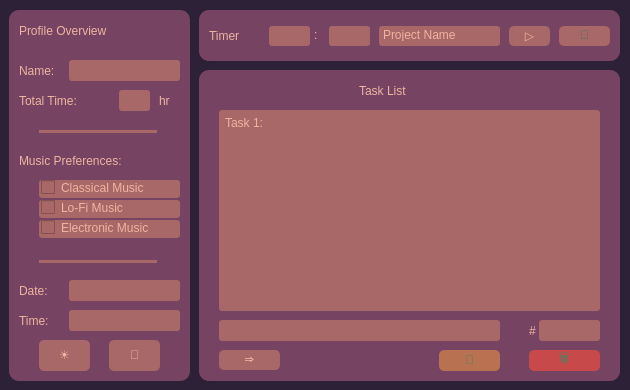
<?xml version="1.0" encoding="UTF-8"?>
<ui version="4.0">
 <class>MainWindow</class>
 <widget class="QMainWindow" name="MainWindow">
  <property name="geometry">
   <rect>
    <x>0</x>
    <y>0</y>
    <width>630</width>
    <height>390</height>
   </rect>
  </property>
  <property name="windowTitle">
   <string>MainWindow</string>
  </property>
  <widget class="QWidget" name="centralwidget">
   <widget class="QFrame" name="window">
    <property name="geometry">
     <rect>
      <x>-11</x>
      <y>-10</y>
      <width>671</width>
      <height>441</height>
     </rect>
    </property>
    <property name="maximumSize">
     <size>
      <width>671</width>
      <height>441</height>
     </size>
    </property>
    <property name="autoFillBackground">
     <bool>false</bool>
    </property>
    <property name="styleSheet">
     <string notr="true">QFrame {
	background-color: #2c2137;
	border-radius: 10px;
}</string>
    </property>
    <property name="frameShape">
     <enum>QFrame::StyledPanel</enum>
    </property>
    <property name="frameShadow">
     <enum>QFrame::Raised</enum>
    </property>
    <widget class="QFrame" name="window_2">
     <property name="geometry">
      <rect>
       <x>20</x>
       <y>20</y>
       <width>181</width>
       <height>371</height>
      </rect>
     </property>
     <property name="styleSheet">
      <string notr="true">QFrame {
	background-color: #764462;
	border-radius: 10px;
}</string>
     </property>
     <property name="frameShape">
      <enum>QFrame::StyledPanel</enum>
     </property>
     <property name="frameShadow">
      <enum>QFrame::Raised</enum>
     </property>
     <widget class="QFrame" name="frame_grip_2">
      <property name="geometry">
       <rect>
        <x>490</x>
        <y>270</y>
        <width>19</width>
        <height>19</height>
       </rect>
      </property>
      <property name="styleSheet">
       <string notr="true">QFrame {
border-radius: 10px;
}</string>
      </property>
      <property name="frameShape">
       <enum>QFrame::StyledPanel</enum>
      </property>
      <property name="frameShadow">
       <enum>QFrame::Raised</enum>
      </property>
     </widget>
     <widget class="QLabel" name="DNALabel">
      <property name="geometry">
       <rect>
        <x>10</x>
        <y>-10</y>
        <width>161</width>
        <height>61</height>
       </rect>
      </property>
      <property name="styleSheet">
       <string notr="true">QLabel {
	border-radius: 3px;
	color: #edb4a1;
	font: 25 13pt &quot;Cascadia Code Light&quot;;
}</string>
      </property>
      <property name="text">
       <string>Profile Overview</string>
      </property>
     </widget>
     <widget class="QLabel" name="DNALabel_9">
      <property name="geometry">
       <rect>
        <x>10</x>
        <y>50</y>
        <width>51</width>
        <height>21</height>
       </rect>
      </property>
      <property name="styleSheet">
       <string notr="true">QLabel {
	border-radius: 3px;
	color: #edb4a1;
	font: 25 11pt &quot;Cascadia Code Light&quot;;
}</string>
      </property>
      <property name="text">
       <string>Name:</string>
      </property>
     </widget>
     <widget class="QLineEdit" name="name">
      <property name="geometry">
       <rect>
        <x>60</x>
        <y>50</y>
        <width>111</width>
        <height>21</height>
       </rect>
      </property>
      <property name="styleSheet">
       <string notr="true">QLineEdit {
	border-radius: 3px;
	background-color: #a96868;
	color: #edb4a1;
	padding: 2px;
	padding-bottom: 5px;	
	
	font: 63 8pt &quot;Cascadia Code SemiBold&quot;;
}</string>
      </property>
      <property name="text">
       <string/>
      </property>
     </widget>
     <widget class="QLabel" name="DNALabel_10">
      <property name="geometry">
       <rect>
        <x>10</x>
        <y>80</y>
        <width>101</width>
        <height>21</height>
       </rect>
      </property>
      <property name="styleSheet">
       <string notr="true">QLabel {
	border-radius: 3px;
	color: #edb4a1;
	font: 25 11pt &quot;Cascadia Code Light&quot;;
}</string>
      </property>
      <property name="text">
       <string>Total Time:</string>
      </property>
     </widget>
     <widget class="QLineEdit" name="total_time">
      <property name="geometry">
       <rect>
        <x>110</x>
        <y>80</y>
        <width>31</width>
        <height>21</height>
       </rect>
      </property>
      <property name="styleSheet">
       <string notr="true">QLineEdit {
	border-radius: 3px;
	background-color: #a96868;
	color: #edb4a1;
	padding: 2px;
	padding-bottom: 5px;	
	font: 63 8pt &quot;Cascadia Code SemiBold&quot;;
}</string>
      </property>
      <property name="text">
       <string/>
      </property>
      <property name="readOnly">
       <bool>true</bool>
      </property>
     </widget>
     <widget class="QLabel" name="DNALabel_11">
      <property name="geometry">
       <rect>
        <x>150</x>
        <y>80</y>
        <width>21</width>
        <height>21</height>
       </rect>
      </property>
      <property name="styleSheet">
       <string notr="true">QLabel {
	border-radius: 3px;
	color: #edb4a1;
	font: 25 11pt &quot;Cascadia Code Light&quot;;
}</string>
      </property>
      <property name="text">
       <string>hr</string>
      </property>
     </widget>
     <widget class="Line" name="line">
      <property name="geometry">
       <rect>
        <x>30</x>
        <y>120</y>
        <width>118</width>
        <height>3</height>
       </rect>
      </property>
      <property name="styleSheet">
       <string notr="true">background-color: #a96868;
border-radius: 8px;</string>
      </property>
      <property name="orientation">
       <enum>Qt::Horizontal</enum>
      </property>
     </widget>
     <widget class="QLabel" name="DNALabel_13">
      <property name="geometry">
       <rect>
        <x>10</x>
        <y>140</y>
        <width>171</width>
        <height>21</height>
       </rect>
      </property>
      <property name="styleSheet">
       <string notr="true">QLabel {
	border-radius: 3px;
	color: #edb4a1;
	font: 25 11pt &quot;Cascadia Code Light&quot;;
}</string>
      </property>
      <property name="text">
       <string>Music Preferences:</string>
      </property>
     </widget>
     <widget class="QCheckBox" name="classic">
      <property name="geometry">
       <rect>
        <x>30</x>
        <y>170</y>
        <width>141</width>
        <height>18</height>
       </rect>
      </property>
      <property name="styleSheet">
       <string notr="true">border-radius: 3px;
	background-color: #a96868;
	color: #edb4a1;
	padding: 2px;
	padding-bottom: 5px;	
	font: 63 8pt &quot;Cascadia Code SemiBold&quot;;</string>
      </property>
      <property name="text">
       <string>Classical Music</string>
      </property>
      <property name="tristate">
       <bool>false</bool>
      </property>
     </widget>
     <widget class="QCheckBox" name="electronic">
      <property name="geometry">
       <rect>
        <x>30</x>
        <y>210</y>
        <width>141</width>
        <height>18</height>
       </rect>
      </property>
      <property name="styleSheet">
       <string notr="true">border-radius: 3px;
	background-color: #a96868;
	color: #edb4a1;
	padding: 2px;
	padding-bottom: 5px;	
	font: 63 8pt &quot;Cascadia Code SemiBold&quot;;</string>
      </property>
      <property name="text">
       <string>Electronic Music</string>
      </property>
     </widget>
     <widget class="QCheckBox" name="lofi">
      <property name="geometry">
       <rect>
        <x>30</x>
        <y>190</y>
        <width>141</width>
        <height>18</height>
       </rect>
      </property>
      <property name="styleSheet">
       <string notr="true">border-radius: 3px;
	background-color: #a96868;
	color: #edb4a1;
	padding: 2px;
	padding-bottom: 5px;	
	font: 63 8pt &quot;Cascadia Code SemiBold&quot;;</string>
      </property>
      <property name="text">
       <string>Lo-Fi Music</string>
      </property>
     </widget>
     <widget class="Line" name="line_2">
      <property name="geometry">
       <rect>
        <x>30</x>
        <y>250</y>
        <width>118</width>
        <height>3</height>
       </rect>
      </property>
      <property name="styleSheet">
       <string notr="true">background-color: #a96868;
border-radius: 8px;</string>
      </property>
      <property name="orientation">
       <enum>Qt::Horizontal</enum>
      </property>
     </widget>
     <widget class="QLabel" name="DNALabel_14">
      <property name="geometry">
       <rect>
        <x>10</x>
        <y>270</y>
        <width>161</width>
        <height>21</height>
       </rect>
      </property>
      <property name="styleSheet">
       <string notr="true">QLabel {
	border-radius: 3px;
	color: #edb4a1;
	font: 25 11pt &quot;Cascadia Code Light&quot;;
}</string>
      </property>
      <property name="text">
       <string>Date:</string>
      </property>
     </widget>
     <widget class="QLabel" name="DNALabel_15">
      <property name="geometry">
       <rect>
        <x>10</x>
        <y>300</y>
        <width>161</width>
        <height>21</height>
       </rect>
      </property>
      <property name="styleSheet">
       <string notr="true">QLabel {
	border-radius: 3px;
	color: #edb4a1;
	font: 25 11pt &quot;Cascadia Code Light&quot;;
}</string>
      </property>
      <property name="text">
       <string>Time:</string>
      </property>
     </widget>
     <widget class="QPushButton" name="am_bt">
      <property name="geometry">
       <rect>
        <x>30</x>
        <y>330</y>
        <width>51</width>
        <height>31</height>
       </rect>
      </property>
      <property name="styleSheet">
       <string notr="true">QPushButton {
	border-radius: 5px;
	color: #edb4a1;
	background-color: #a96868;
	font: 11pt &quot;Cascadia Code&quot;;
	padding-bottom: 2px;
}
QPushButton::hover {
	color: rgb(203, 154, 138);
	background-color:  rgb(149, 92, 92);
}
QPushButton::disabled {
	color: rgb(108, 108, 108);
	background-color: rgb(163, 163, 163);
}</string>
      </property>
      <property name="text">
       <string>☀️</string>
      </property>
     </widget>
     <widget class="QPushButton" name="pm_bt">
      <property name="geometry">
       <rect>
        <x>100</x>
        <y>330</y>
        <width>51</width>
        <height>31</height>
       </rect>
      </property>
      <property name="styleSheet">
       <string notr="true">QPushButton {
	border-radius: 5px;
	color: #edb4a1;
	background-color: #a96868;
	font: 11pt &quot;Cascadia Code&quot;;
	padding-bottom: 2px;
}
QPushButton::hover {
	color: rgb(203, 154, 138);
	background-color:  rgb(149, 92, 92);
}
QPushButton::disabled {
	color: rgb(108, 108, 108);
	background-color: rgb(163, 163, 163);
}</string>
      </property>
      <property name="text">
       <string>🌚</string>
      </property>
     </widget>
     <widget class="QLineEdit" name="date">
      <property name="geometry">
       <rect>
        <x>60</x>
        <y>270</y>
        <width>111</width>
        <height>21</height>
       </rect>
      </property>
      <property name="styleSheet">
       <string notr="true">QLineEdit {
	border-radius: 3px;
	background-color: #a96868;
	color: #edb4a1;
	padding: 2px;
	padding-bottom: 5px;	
	
	font: 63 8pt &quot;Cascadia Code SemiBold&quot;;
}</string>
      </property>
      <property name="text">
       <string/>
      </property>
      <property name="readOnly">
       <bool>true</bool>
      </property>
     </widget>
     <widget class="QLineEdit" name="time_input">
      <property name="geometry">
       <rect>
        <x>60</x>
        <y>300</y>
        <width>111</width>
        <height>21</height>
       </rect>
      </property>
      <property name="styleSheet">
       <string notr="true">QLineEdit {
	border-radius: 3px;
	background-color: #a96868;
	color: #edb4a1;
	padding: 2px;
	padding-bottom: 5px;	
	
	font: 63 8pt &quot;Cascadia Code SemiBold&quot;;
}</string>
      </property>
      <property name="text">
       <string/>
      </property>
      <property name="readOnly">
       <bool>true</bool>
      </property>
     </widget>
    </widget>
    <widget class="QFrame" name="window_3">
     <property name="geometry">
      <rect>
       <x>210</x>
       <y>20</y>
       <width>421</width>
       <height>51</height>
      </rect>
     </property>
     <property name="styleSheet">
      <string notr="true">QFrame {
	background-color: #764462;
	border-radius: 10px;
}</string>
     </property>
     <property name="frameShape">
      <enum>QFrame::StyledPanel</enum>
     </property>
     <property name="frameShadow">
      <enum>QFrame::Raised</enum>
     </property>
     <widget class="QFrame" name="frame_grip_3">
      <property name="geometry">
       <rect>
        <x>490</x>
        <y>270</y>
        <width>19</width>
        <height>19</height>
       </rect>
      </property>
      <property name="styleSheet">
       <string notr="true">QFrame {
border-radius: 10px;
}</string>
      </property>
      <property name="frameShape">
       <enum>QFrame::StyledPanel</enum>
      </property>
      <property name="frameShadow">
       <enum>QFrame::Raised</enum>
      </property>
     </widget>
     <widget class="QLineEdit" name="min">
      <property name="geometry">
       <rect>
        <x>70</x>
        <y>16</y>
        <width>41</width>
        <height>20</height>
       </rect>
      </property>
      <property name="styleSheet">
       <string notr="true">QLineEdit {
	border-radius: 3px;
	background-color: #a96868;
	color: #edb4a1;
	padding: 2px;
	padding-bottom: 5px;	
	font: 63 8pt &quot;Cascadia Code SemiBold&quot;;
}</string>
      </property>
      <property name="text">
       <string/>
      </property>
     </widget>
     <widget class="QLabel" name="DNALabel_8">
      <property name="geometry">
       <rect>
        <x>10</x>
        <y>0</y>
        <width>51</width>
        <height>51</height>
       </rect>
      </property>
      <property name="styleSheet">
       <string notr="true">QLabel {
	border-radius: 3px;
	color: #edb4a1;
	font: 25 13pt &quot;Cascadia Code Light&quot;;
}</string>
      </property>
      <property name="text">
       <string>Timer</string>
      </property>
     </widget>
     <widget class="QPushButton" name="start_bt">
      <property name="geometry">
       <rect>
        <x>310</x>
        <y>16</y>
        <width>41</width>
        <height>20</height>
       </rect>
      </property>
      <property name="styleSheet">
       <string notr="true">QPushButton {
	border-radius: 5px;
	color: #edb4a1;
	background-color: #a96868;
	font: 11pt &quot;Cascadia Code&quot;;
	padding-bottom: 2px;
}
QPushButton::hover {
	color: rgb(203, 154, 138);
	background-color:  rgb(149, 92, 92);
}
QPushButton::disabled {
	color: rgb(108, 108, 108);
	background-color: rgb(163, 163, 163);
}</string>
      </property>
      <property name="text">
       <string>▷</string>
      </property>
     </widget>
     <widget class="QPushButton" name="music_bt">
      <property name="geometry">
       <rect>
        <x>360</x>
        <y>16</y>
        <width>51</width>
        <height>20</height>
       </rect>
      </property>
      <property name="styleSheet">
       <string notr="true">QPushButton {
	border-radius: 5px;
	color: rgb(72, 112, 86);
	background-color: #a96868;
	font: 11pt &quot;Cascadia Code&quot;;
	padding-bottom: 2px;
}
QPushButton::hover {
	color: rgb(203, 154, 138);
	background-color: rgb(149, 92, 92);
}
QPushButton::disabled {
	color: rgb(108, 108, 108);
	background-color: rgb(163, 163, 163);
}</string>
      </property>
      <property name="text">
       <string>🎼</string>
      </property>
     </widget>
     <widget class="QLineEdit" name="project_name">
      <property name="geometry">
       <rect>
        <x>180</x>
        <y>16</y>
        <width>121</width>
        <height>20</height>
       </rect>
      </property>
      <property name="styleSheet">
       <string notr="true">QLineEdit {
	border-radius: 3px;
	background-color: #a96868;
	color: #edb4a1;
	padding: 2px;
	padding-bottom: 5px;	
	font: 63 8pt &quot;Cascadia Code SemiBold&quot;;
}</string>
      </property>
      <property name="inputMask">
       <string/>
      </property>
      <property name="text">
       <string>Project Name</string>
      </property>
     </widget>
     <widget class="QLabel" name="DNALabel_12">
      <property name="geometry">
       <rect>
        <x>115</x>
        <y>9</y>
        <width>16</width>
        <height>31</height>
       </rect>
      </property>
      <property name="styleSheet">
       <string notr="true">QLabel {
	border-radius: 3px;
	color: #edb4a1;
	font: 25 11pt &quot;Cascadia Code Light&quot;;
}</string>
      </property>
      <property name="text">
       <string>:</string>
      </property>
     </widget>
     <widget class="QLineEdit" name="sec">
      <property name="geometry">
       <rect>
        <x>130</x>
        <y>16</y>
        <width>41</width>
        <height>20</height>
       </rect>
      </property>
      <property name="styleSheet">
       <string notr="true">QLineEdit {
	border-radius: 3px;
	background-color: #a96868;
	color: #edb4a1;
	padding: 2px;
	padding-bottom: 5px;	
	font: 63 8pt &quot;Cascadia Code SemiBold&quot;;
}</string>
      </property>
      <property name="text">
       <string/>
      </property>
     </widget>
    </widget>
    <widget class="QFrame" name="window_4">
     <property name="geometry">
      <rect>
       <x>210</x>
       <y>80</y>
       <width>421</width>
       <height>311</height>
      </rect>
     </property>
     <property name="styleSheet">
      <string notr="true">QFrame {
	background-color: #764462;
	border-radius: 10px;
}</string>
     </property>
     <property name="frameShape">
      <enum>QFrame::StyledPanel</enum>
     </property>
     <property name="frameShadow">
      <enum>QFrame::Raised</enum>
     </property>
     <widget class="QFrame" name="frame_grip_5">
      <property name="geometry">
       <rect>
        <x>490</x>
        <y>270</y>
        <width>19</width>
        <height>19</height>
       </rect>
      </property>
      <property name="styleSheet">
       <string notr="true">QFrame {
border-radius: 10px;
}</string>
      </property>
      <property name="frameShape">
       <enum>QFrame::StyledPanel</enum>
      </property>
      <property name="frameShadow">
       <enum>QFrame::Raised</enum>
      </property>
     </widget>
     <widget class="QPushButton" name="enter">
      <property name="geometry">
       <rect>
        <x>20</x>
        <y>280</y>
        <width>61</width>
        <height>20</height>
       </rect>
      </property>
      <property name="styleSheet">
       <string notr="true">QPushButton {
	border-radius: 5px;
	color: #edb4a1;
	background-color: #a96868;
	font: 11pt &quot;Cascadia Code&quot;;
	padding-bottom: 2px;
}
QPushButton::hover {
	color: rgb(203, 154, 138);
	background-color:  rgb(149, 92, 92);
}
QPushButton::disabled {
	color: rgb(108, 108, 108);
	background-color: rgb(163, 163, 163);
}</string>
      </property>
      <property name="text">
       <string>⇒</string>
      </property>
     </widget>
     <widget class="QPushButton" name="clear">
      <property name="geometry">
       <rect>
        <x>240</x>
        <y>280</y>
        <width>61</width>
        <height>21</height>
       </rect>
      </property>
      <property name="styleSheet">
       <string notr="true">QPushButton {
	border-radius: 5px;
	color: rgb(80, 125, 97);
	background-color: rgb(185, 114, 81);
	font: 11pt &quot;Cascadia Code&quot;;
	padding-bottom: 2px;
}
QPushButton::hover {
	background-color: rgb(166, 102, 73);
}</string>
      </property>
      <property name="text">
       <string>🧹</string>
      </property>
     </widget>
     <widget class="QLineEdit" name="task_name">
      <property name="geometry">
       <rect>
        <x>20</x>
        <y>250</y>
        <width>281</width>
        <height>21</height>
       </rect>
      </property>
      <property name="styleSheet">
       <string notr="true">QLineEdit {
	border-radius: 3px;
	background-color: #a96868;
	color: #edb4a1;
	padding: 2px;
	padding-bottom: 5px;	
	font: 63 8pt &quot;Cascadia Code SemiBold&quot;;
}</string>
      </property>
      <property name="text">
       <string/>
      </property>
     </widget>
     <widget class="QLabel" name="DNALabel_6">
      <property name="geometry">
       <rect>
        <x>160</x>
        <y>-10</y>
        <width>101</width>
        <height>61</height>
       </rect>
      </property>
      <property name="styleSheet">
       <string notr="true">QLabel {
	border-radius: 3px;
	color: #edb4a1;
	font: 25 13pt &quot;Cascadia Code Light&quot;;
}</string>
      </property>
      <property name="text">
       <string>Task List</string>
      </property>
     </widget>
     <widget class="QLineEdit" name="task_num">
      <property name="geometry">
       <rect>
        <x>340</x>
        <y>250</y>
        <width>61</width>
        <height>21</height>
       </rect>
      </property>
      <property name="styleSheet">
       <string notr="true">QLineEdit {
	border-radius: 3px;
	background-color: #a96868;
	color: #edb4a1;
	padding: 2px;
	padding-bottom: 5px;	
	font: 63 8pt &quot;Cascadia Code SemiBold&quot;;
}</string>
      </property>
      <property name="text">
       <string/>
      </property>
     </widget>
     <widget class="QLabel" name="DNALabel_7">
      <property name="geometry">
       <rect>
        <x>330</x>
        <y>250</y>
        <width>20</width>
        <height>21</height>
       </rect>
      </property>
      <property name="styleSheet">
       <string notr="true">QLabel {
	border-radius: 3px;
	color: #edb4a1;
	font: 25 11pt &quot;Cascadia Code Light&quot;;
}</string>
      </property>
      <property name="text">
       <string>#</string>
      </property>
     </widget>
     <widget class="QPushButton" name="delete_bt">
      <property name="geometry">
       <rect>
        <x>330</x>
        <y>280</y>
        <width>71</width>
        <height>21</height>
       </rect>
      </property>
      <property name="styleSheet">
       <string notr="true">QPushButton {
	border-radius: 5px;
	color: rgb(80, 125, 97);
	background-color: rgb(200, 73, 73);
	font: 11pt &quot;Cascadia Code&quot;;
	padding-bottom: 2px;
}

QPushButton:hover{
	background-color: rgb(182, 66, 66);
}</string>
      </property>
      <property name="text">
       <string>🗑️</string>
      </property>
     </widget>
     <widget class="QPlainTextEdit" name="all_tasks">
      <property name="geometry">
       <rect>
        <x>20</x>
        <y>40</y>
        <width>381</width>
        <height>201</height>
       </rect>
      </property>
      <property name="styleSheet">
       <string notr="true">
	border-radius: 3px;
	background-color: #a96868;
	color: #edb4a1;
	padding: 2px;
	padding-bottom: 5px;	
	font: 63 8pt &quot;Cascadia Code SemiBold&quot;;</string>
      </property>
      <property name="readOnly">
       <bool>true</bool>
      </property>
      <property name="plainText">
       <string>Task 1:</string>
      </property>
     </widget>
     <zorder>frame_grip_5</zorder>
     <zorder>enter</zorder>
     <zorder>clear</zorder>
     <zorder>task_name</zorder>
     <zorder>DNALabel_6</zorder>
     <zorder>DNALabel_7</zorder>
     <zorder>task_num</zorder>
     <zorder>delete_bt</zorder>
     <zorder>all_tasks</zorder>
    </widget>
   </widget>
  </widget>
 </widget>
 <resources/>
 <connections/>
</ui>
